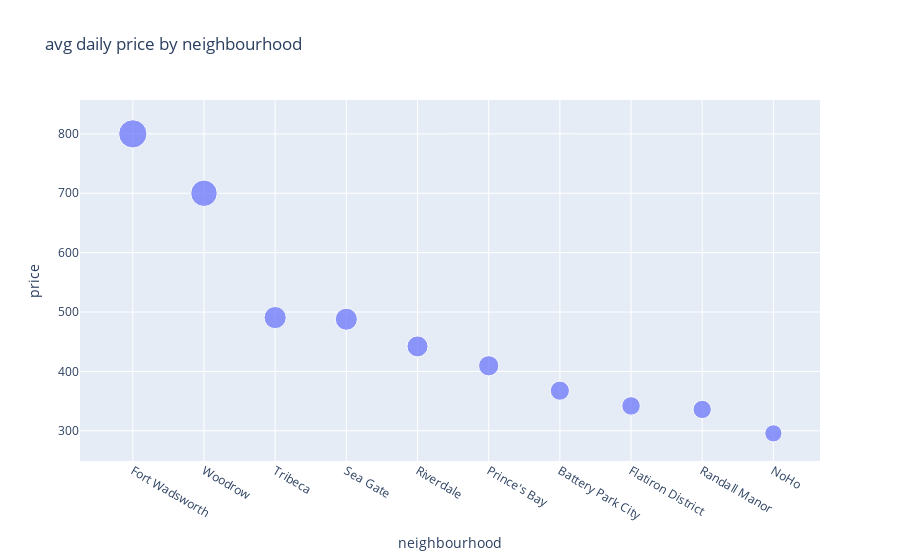

The notebook cell this image was saved under:
### Code cell
px.scatter(df, x='neighbourhood', y='price', size='price', title='avg daily price by neighbourhood')

### Figure 1 — Plotly figure (JSON) as saved in the notebook; plotly's stock layout.template omitted (floating-point values rounded to 4 significant figures)
{"data": [{"hovertemplate": "neighbourhood=%{x}<br>price=%{marker.size}<extra></extra>", "legendgroup": "", "marker": {"color": "#636efa", "size": [800, 700, 490.6, 487.9, 442.1, 409.5, 367.6, 341.9, 336, 295.7], "sizemode": "area", "sizeref": 2, "symbol": "circle"}, "mode": "markers", "name": "", "orientation": "v", "showlegend": false, "type": "scatter", "x": ["Fort Wadsworth", "Woodrow", "Tribeca", "Sea Gate", "Riverdale", "Prince's Bay", "Battery Park City", "Flatiron District", "Randall Manor", "NoHo"], "xaxis": "x", "y": [800, 700, 490.6, 487.9, 442.1, 409.5, 367.6, 341.9, 336, 295.7], "yaxis": "y"}], "layout": {"legend": {"itemsizing": "constant", "tracegroupgap": 0}, "title": {"text": "avg daily price by neighbourhood"}, "xaxis": {"anchor": "y", "domain": [0, 1], "title": {"text": "neighbourhood"}}, "yaxis": {"anchor": "x", "domain": [0, 1], "title": {"text": "price"}}}}
